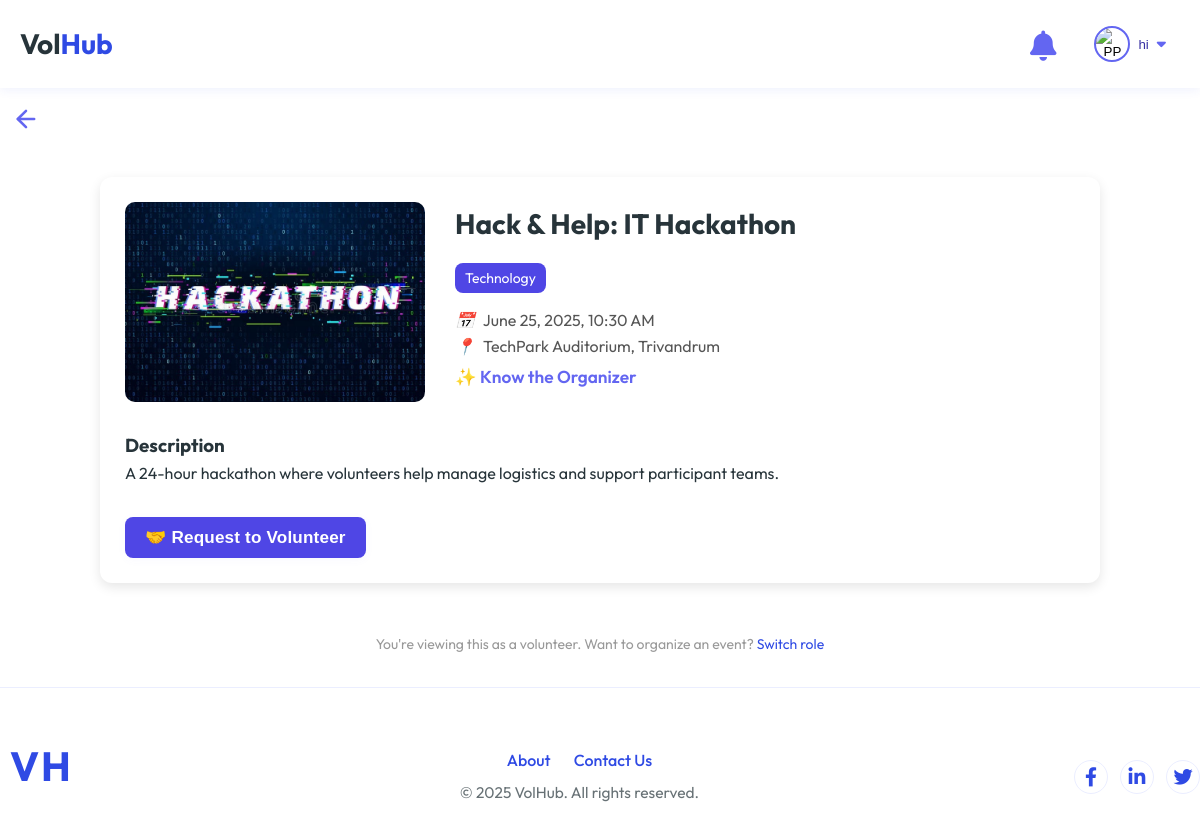
Page /User/event-detail/1/ (signed in) on the committed database.
### User/models.py (models this page shows)
class tbl_event(models.Model):
    event_title=models.CharField(max_length=30)
    event_content=models.CharField(max_length=30)
    event_datetime=models.DateTimeField()
    event_file=models.FileField(upload_to="Assets/Files/User")
    event_created_at = models.DateTimeField(auto_now_add=True)
    event_venue=models.CharField(max_length=30)
    event_city=models.ForeignKey(tbl_city,on_delete=models.CASCADE)
    event_stipend=models.CharField(max_length=30)
    event_status=models.IntegerField(default=0)
    industry=models.ForeignKey(tbl_industry,on_delete=models.CASCADE)
    user=models.ForeignKey(tbl_user,on_delete=models.CASCADE)
    volunteer_slots=models.PositiveIntegerField(default=1)
    required_skills=models.ManyToManyField(tbl_skill)
    application_deadline=models.DateTimeField()
    visibility=models.IntegerField(default=1)

class tbl_industry(models.Model):
    industry_name = models.CharField(max_length=100, unique=True)

### User/views.py (the view, shortened to what this page needs)
# urls.py: path('event-detail/<int:event_id>/', views.event_detail, name='event_detail'),
def event_detail(request, event_id):
    if 'u_id' not in request.session or not tbl_user.objects.filter(
        Q(id=request.session['u_id']) & Q(user_type__in=['volunteer', 'both'])
    ).exists():
        return redirect('Guest:login')
    event = tbl_event.objects.filter(id=event_id, visibility=1, event_status=1).first()
    if not event:
        messages.error(request, "Event not found or not available.")
        return redirect('User:volunteer_dashboard')
    user = tbl_user.objects.get(id=request.session['u_id'])
    has_requested = tbl_request.objects.filter(user=user, event=event).exists()
    request_status = (tbl_request.objects.filter(user=user, event=event)
                     .values_list('request_status', flat=True).first() or 0)
    return render(request, 'User/event_detail.html', {
        'event': event,
        'has_requested': has_requested,
        'request_status': request_status
    })

### User/templates/User/event_detail.html (shortened to what this page needs)
{% extends 'Guest/base.html' %}
{% block content %}
<a href="{% url 'User:volunteer_dashboard' %}" class="back-to-dashboard-icon" title="Back to Dashboard" aria-label="Back to Dashboard">
    <svg width="28" height="28" viewBox="0 0 24 24" fill="none" stroke="#6366f1" stroke-width="2.2" stroke-linecap="round" stroke-linejoin="round" style="vertical-align:middle;"><line x1="19" y1="12" x2="5" y2="12"/><polyline points="12 19 5 12 12 5"/></svg>
</a>
<div class="event-container">
    <div class="event-header">
        <div class="event-image">
            {% if event.event_file %}
                <img src="{{ event.event_file.url }}" alt="{{ event.event_title }}">
            {% else %}
                <div class="event-placeholder" style="height:100%;display:flex;align-items:center;justify-content:center;">No Image</div>
            {% endif %}
        </div>
        <div class="event-details">
            <h1>{{ event.event_title|escape }}</h1>
            <span class="industry-badge">{{ event.industry.industry_name }}</span>
            <div class="meta-info">
                <p><i class="event-meta-icon">📅</i> {{ event.event_datetime|date:"F j, Y, g:i A" }}</p>
                <p><i class="event-meta-icon">📍</i> {{ event.event_venue|default:"Location TBA" }}</p>
                <a href="{% url 'Guest:profile' event.user.user_username %}" class="organizer-details-link" id="know-organizer-link">✨ Know the Organizer</a>
            </div>
        </div>
    </div>
    <div class="event-content">
        <h3>Description</h3>
        <p>{{ event.event_content|linebreaksbr }}</p>
    </div>
    <div class="action-buttons">
        <form method="POST">
            {% if has_requested %}
                {% if request_status == 1 %}
                    <div class="cant-make-it-box">
                        <span>Can't make it to the event?</span>
                        <a href="mailto:{{ event.user.user_email }}?subject=Unable to Attend Event: {{ event.event_title|urlencode }}&body=Dear {{ event.user.user_name }},%0D%0A%0D%0AI am unable to attend the event '{{ event.event_title }}' due to [your reason here].%0D%0A%0D%0ARegards,%0D%0A[Your Name]" class="contact-organizer-link">Contact the organizer</a>
                    </div>
                    <style>
                    .cant-make-it-box {
                        background: #f8fafc;
                        border: 1px solid #e0e7ff;
                        border-radius: 8px;
                        padding: 13px 18px;
                        margin: 16px 0 0 0;
                        font-size: 1em;
                        color: #222;
                        display: flex;
                        align-items: center;
                        gap: 0.7em;
                    }
                    .contact-organizer-link {
                        color: #4F46E5;
                        text-decoration: underline;
                        font-weight: 500;
                        transition: color 0.17s;
                    }
                    .contact-organizer-link:hover {
                        color: #a21caf;
                    }
                    </style>
                {% elif request_status == 2 %}
                {% elif request_status == 0 %}
                    <button type="submit" name="undo" onclick="return confirm('Are you sure you want to cancel your volunteer request?')">Cancel Request</button>
                {% endif %}
            {% else %}
                <button type="submit" name="request" class="volunteer-request-btn-minimal" onclick="return confirm('Do you want to apply for this event?')">🤝 Request to Volunteer</button>
            {% endif %}
        </form>
    </div>
</div>
<div class="event-footer">
    <p>You're viewing this as a volunteer. Want to organize an event? <a href="{% url 'Guest:user_who' %}">Switch role</a></p>
</div>
{% endblock %}

### Guest/static/Guest/index.css (style rules this page uses)
:root { --primary-color: hsl(231, 77%, 54%); --secondary-color: hsl(232, 74%, 33%); --accent-color: #ffe66d; --accent-blue: #6c5ce7; --text-color: hsl(200, 19%, 19%); --text-light: hsl(200, 19%, 19%, 0.7); --bg-color: hsl(0, 0%, 100%); --bg-light: hsl(231, 100%, 96%); --bg-card: hsl(0, 0%, 100%); --border-color: hsl(231, 100%, 96%); --shadow-color: hsla(231, 77%, 54%, 0.08); --shadow-hover: hsla(231, 77%, 54%, 0.15); }
* { margin: 0; padding: 0; box-sizing: border-box; }
html, body { height: 100%; min-height: 100%; }
body { display: flex; flex-direction: column; min-height: 100vh; font-family: 'Outfit', sans-serif; font-size: 16px; line-height: 1.6; color: var(--text-color); background-color: var(--bg-color); overflow-x: hidden; transition: background-color 0.5s ease, color 0.5s ease; }
a { text-decoration: none; color: var(--primary-color); transition: all 0.3s ease; }
img { max-width: 100%; height: auto; }

### User/templates/User/event_detail.html (style rules this page uses)
.back-to-dashboard-icon { display: inline-block; margin: 18px 0 10px 8px; background: none; border: none; padding: 4px; border-radius: 50%; transition: background 0.14s; line-height: 1; vertical-align: middle; }
.event-container { max-width: 1000px; margin: 30px auto; padding: 25px; background-color: #fff; border-radius: 12px; box-shadow: 0 4px 12px rgba(0,0,0,0.1); }
.event-header { display: flex; gap: 30px; flex-wrap: wrap; }
.event-image { flex: 1 1 300px; max-width: 300px; height: 200px; background-color: #f2f2f2; border-radius: 10px; overflow: hidden; }
.event-image img { width: 100%; height: 100%; object-fit: cover; }
.event-details { flex: 2; }
.event-details h1 { font-size: 28px; margin-bottom: 10px; }
.industry-badge { display: inline-block; background-color: #4F46E5; color: #fff; font-size: 14px; padding: 4px 10px; border-radius: 8px; margin-top: 6px; }
.meta-info { margin: 15px 0; color: #555; }
.event-content { margin-top: 25px; line-height: 1.6; }
.action-buttons { margin-top: 30px; }
.action-buttons form button { padding: 10px 20px; background-color: #4F46E5; border: none; color: #fff; border-radius: 8px; cursor: pointer; transition: background-color 0.3s ease; font-weight: bold; }
.event-meta-icon { margin-right: 5px; color: #6B7280; }
.event-footer { margin-top: 50px; text-align: center; font-size: 14px; color: #999; }
#know-organizer-link { color: #6366f1; text-decoration: none; font-weight: 600; display: inline-block; margin-top: 4px; font-size: 1.08em; position: relative; transition: color 0.2s, transform 0.2s; }
#know-organizer-link::after { content: ''; display: block; width: 0%; height: 2px; background: linear-gradient(90deg, #6366f1 40%, #a21caf 100%); transition: width 0.3s cubic-bezier(.4,2,.6,1), left 0.3s cubic-bezier(.4,2,.6,1); position: absolute; left: 0; bottom: -2px; }
.volunteer-request-btn-minimal { background: #fff; color: #6366f1; border: 1.2px solid #e0e7ff; border-radius: 1.6em; padding: 11px 28px; font-weight: 500; font-size: 1.07em; cursor: pointer; box-shadow: 0 2px 10px 0 rgba(99,102,241,0.04); outline: none; transition: color 0.18s, border 0.18s, background 0.18s, transform 0.18s, box-shadow 0.18s; letter-spacing: 0.01em; display: inline-flex; align-items: center; gap: 0.5em; }

### rows in the picture
tbl_event: event_title "Hack & Help: IT Hackathon", industry.industry_name "Technology", event_datetime "June 25, 2025, 10:30 AM", event_venue "TechPark Auditorium, Trivandrum", event_content "A 24-hour hackathon where volunteers help manage logistics and support participant teams."

### other values in the picture
{{ request.session.name|default:request.session.username }} "hi"
